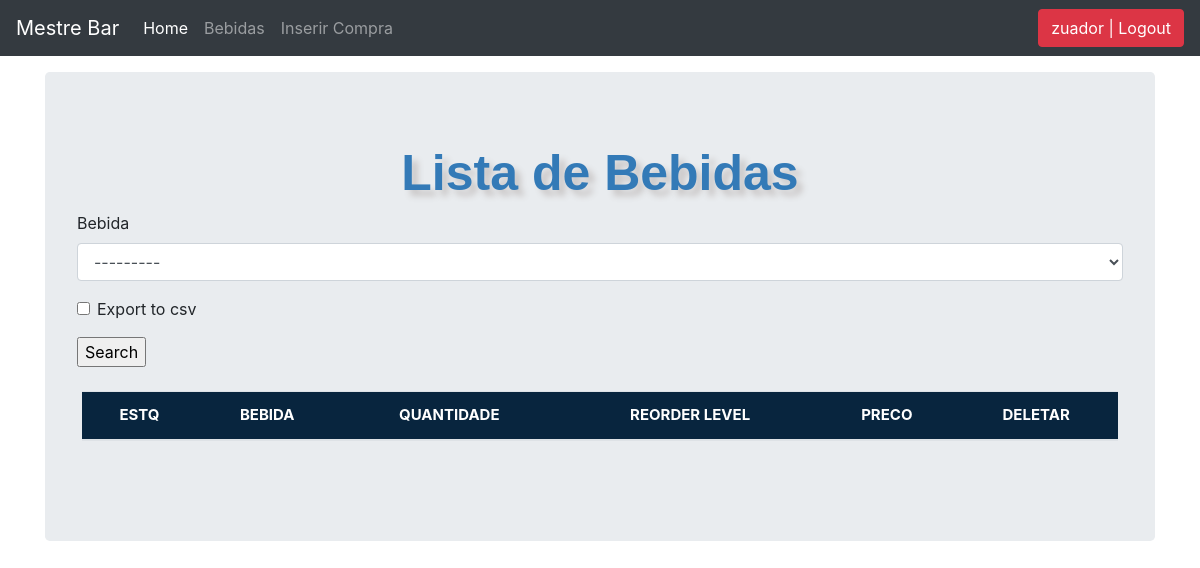
Page /list_items/ (signed in) on the earlier database version.
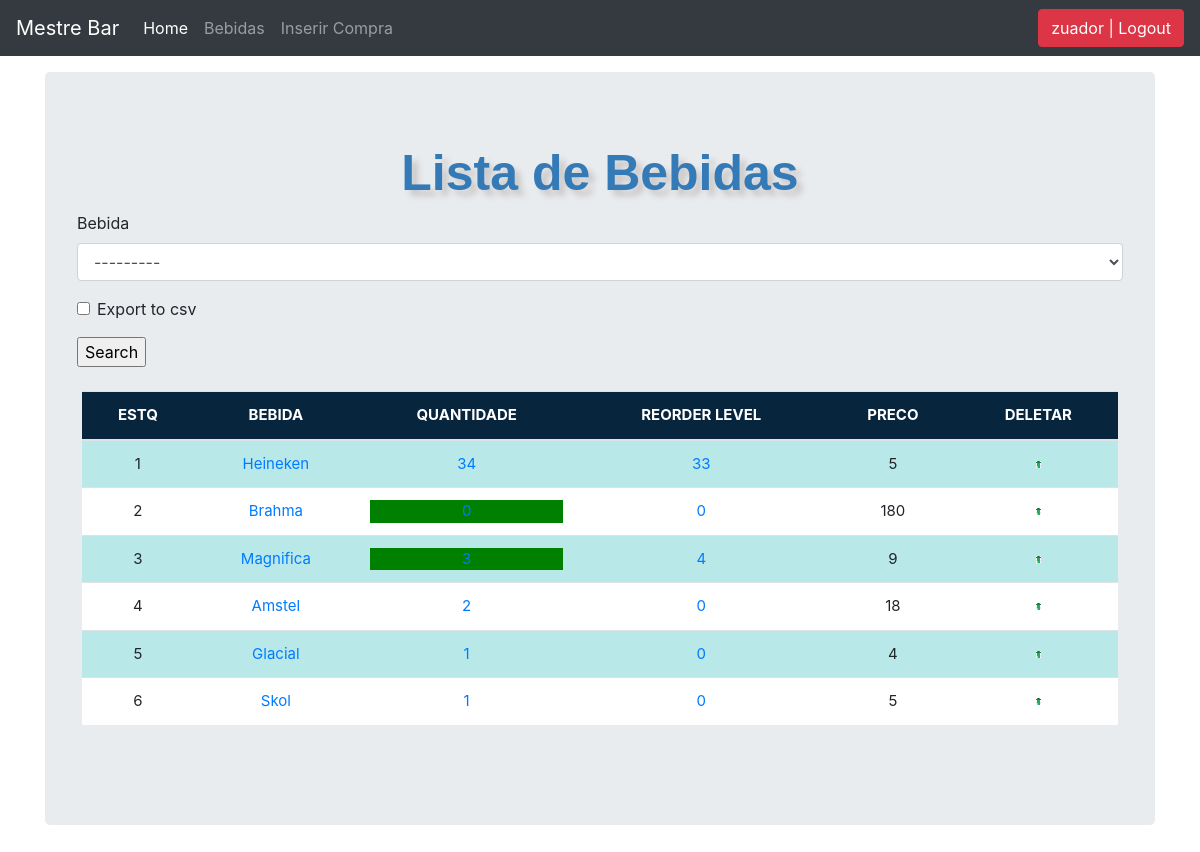
Same page on the later database version.
### stockmgmt/models.py (models this page shows, shortened)
class Stock(models.Model):
	bebida = models.ForeignKey(Bebida, on_delete=models.CASCADE, blank=True)
	quantidade = models.IntegerField(default='0', blank=False, null=True)
	preco_compra = models.IntegerField(default='0', blank=False, null=True)
	data_recebimento = models.DateTimeField(auto_now_add=False, auto_now=True)
	reportar_erro = models.IntegerField(default='0', blank=False, null=True)
	erro_por = models.CharField( max_length=50, blank=True, null=True )
	recebido = models.IntegerField(default='0', blank=False, null=True)
	recebido_por = models.CharField( max_length=50, blank=True, null=True )
	reorder_level = models.IntegerField(default='0', blank=False, null=True)

class Bebida(models.Model):
    name = models.CharField(max_length=50, blank=True, null=True)
    def __str__(self):
        return self.name

### stockmgmt/views.py (the view, shortened to what this page needs)
# urls.py: path('list_items/', views.list_items, name='list_items'),
@login_required
def list_items(request):
    form = StockSearchForm( request.POST or None )
    header = 'Lista de Bebidas'
    queryset = Stock.objects.all()
    context = {
        "form": form,
        "header": header,
        "queryset": queryset,
         }
    return render(request, "list_items.html", context)

### stockmgmt/forms.py
class StockSearchForm(forms.ModelForm):
   export_to_CSV = forms.BooleanField(required=False)
   class Meta:
     model = Stock
     fields = ['bebida']

### stockmgmt/templates/list_items.html (shortened to what this page needs)
{% load static %}
{% load crispy_forms_tags %}
<!DOCTYPE html>
<html lang="en">
<link href="{% static 'css/stylesheet.css' %}" rel="stylesheet">
<head>
</head>
<body>
</body>
</html>
<!doctype html>
<html lang="en">
  <head>
<link href="{% static 'css/stylesheet.css' %}" rel="stylesheet">
<link href="{% static 'css/bootstrap.min.css' %}" rel="stylesheet">
    <link href="{% static 'css/navbar-top-fixed.css' %}" rel="stylesheet">
  </head>
  <body>
{% include 'navbar.html' %}
<main role="main" class="container">
  <div class="jumbotron">
    <div class="header">{{header}}</div>
        <form method='POST' action=''>{% csrf_token %}
            {{form|crispy}}
                <input type="submit" value='Search'/>
        </form>
        <br>
      <div class="display_table">
         <table class='table'>
            <thead>
              <tr>
                <th>ESTQ</th>
                <th>BEBIDA</th>
                <th>QUANTIDADE</th>
                <th>REORDER LEVEL</th>
                <th>PRECO</th>
                <th>DELETAR</th>
              </tr>
            </thead>
          {% for instance in queryset %}
              <tr>
                <td>{{forloop.counter}}</td>
                  <td><a href="{% url 'update_items' instance.id %}">{{instance.bebida}}</a></td>
                <td><a href="{% url 'stock_details' instance.id %}" >{% if instance.quantidade <= instance.reorder_level %}
                    <div style="background-color: green;">{{instance.quantidade}}</div>
                    {% else %}{{instance.quantidade}}{% endif %}
                </a></td>
                <td><a href="{% url 'reorder_level' instance.id %}">{{instance.reorder_level}}</a></td>
                <td>{{instance.preco_compra}}</td>
                <td><a href="{% url 'delete_items' instance.id %}"><img src="{% static 'img/lixeira.png' %}"></a></td>
              </tr>
          {% endfor %}
         </table>
      </div>
  </div>
</main>
      </body>
</html>

### stockmgmt/templates/navbar.html (shortened to what this page needs)
<nav class="navbar navbar-expand-md navbar-dark fixed-top bg-dark">
  <a class="navbar-brand" href="#">Mestre Bar</a>
  <div class="collapse navbar-collapse" id="navbarCollapse">
    <ul class="navbar-nav mr-auto">
      <li class="nav-item active">
        <a class="nav-link" href="/">Home<span class="sr-only">(current)</span></a>
      </li>
        {% if request.user.is_authenticated %}
      <li class="nav-item">
        <a class="nav-link" href="/list_items">Bebidas</a>
      </li>
      <li class="nav-item">
        <a class="nav-link" href="/add_items">Inserir Compra</a>
      </li>
        {% endif %}
    </ul>
        <ul class="navbar-nav">
        {% if request.user.is_authenticated %}
        <li><a href="/accounts/logout"><button class="btn btn-danger">{{ user }} | Logout</button></a></li>
        {% else %}
        <li><a href="/accounts/login">Login</a></li>
        {% endif %}
    </ul>
  </div>
</nav>

### stockmgmt/static/css/stylesheet.css (style rules this page uses)
body { background:#ffef96 }
.table { font-size: 15px; text-align: center; width: 95%; margin: auto; text-align: center; }
.table tr:nth-child(odd) { background: rgb(138 230 226 / 50%) }
.table tr:nth-child(even) { background: #ffffff }
th { background-color: #08253e; color: white; }
.display_table { border-bottom-right-radius: 20px; padding-left: 5px; padding-right: 5px; padding-bottom: 20px; }
.header { font-family: helvetica; color: #337ab7; font-size: 50px; text-align: center; width: 100%; text-shadow: 6px 6px 6px #c9c6c6; display: block; font-weight: bolder; }

### stockmgmt/static/css/navbar-top-fixed.css (style rules this page uses)
body { min-height: 75rem; padding-top: 4.5rem; }

Differences in the rows shown:
added Stock: bebida "Heineken", quantidade "34", reorder_level "33", preco_compra "5"
added Stock: bebida "Brahma", quantidade "0", reorder_level "0", preco_compra "180"
added Stock: bebida "Magnifica", quantidade "3", reorder_level "4", preco_compra "9"
added Stock: bebida "Amstel", quantidade "2", reorder_level "0", preco_compra "18"
added Stock: bebida "Glacial", quantidade "1", reorder_level "0", preco_compra "4"
added Stock: bebida "Skol", quantidade "1", reorder_level "0", preco_compra "5"
